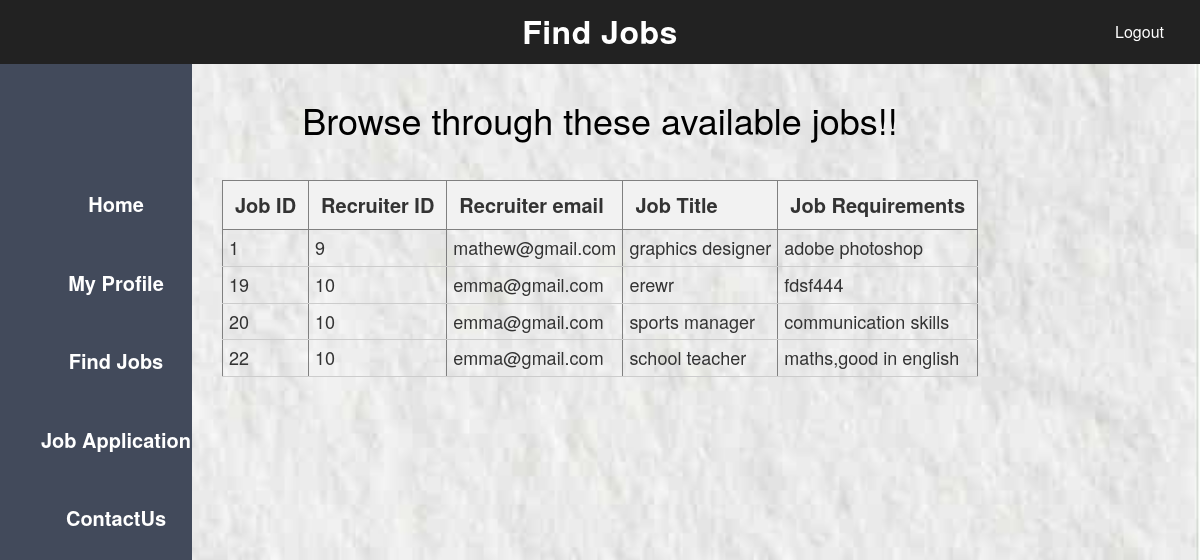
The page /findjob.php on the database its author committed.
### tables this page shows
CREATE TABLE `job` (
  `id` int(11) NOT NULL,
  `user_id` int(11) DEFAULT NULL,
  `title` varchar(50) DEFAULT NULL,
  `requirement` varchar(100) DEFAULT NULL
);

CREATE TABLE `user` (
  `id` int(10) NOT NULL,
  `username` varchar(100) DEFAULT NULL,
  `fname` varchar(100) DEFAULT NULL,
  `lname` varchar(100) DEFAULT NULL,
  `email` varchar(100) DEFAULT NULL,
  `password` varchar(50) DEFAULT NULL,
  `job_seeker_flag` tinyint(1) NOT NULL DEFAULT 0,
  `saved_jobs` varchar(100) DEFAULT NULL,
  `skill` varchar(100) DEFAULT NULL,
  `experience` varchar(100) DEFAULT NULL,
  `resume` varchar(255) DEFAULT NULL,
  `employer_flag` tinyint(1) NOT NULL DEFAULT 0
);

### findjob.php (the view, shortened to what this page needs)
<?php
$host="localhost";
$user="root";
$password="";
$db="job_platform";
$data=mysqli_connect($host,$user,$password,$db);
$sql = "SELECT job.id, job.user_id, job.title, job.requirement, user.email
        FROM job
        LEFT JOIN user ON job.user_id = user.id";
$result=mysqli_query($data,$sql);
?>
<!DOCTYPE html>
<html lang="en">
<head>
    <link href="css/font-awesome.min.css" rel="stylesheet"/>
	<link href="css/bootstrap.min.css" rel="stylesheet"/>
    <link href="css/animate.min.css" rel="stylesheet"/>
    <link href="css/postjob.css" rel="stylesheet"/>
</head>
<body>
        <section id="header">
           <div class="header-title">Find Jobs</div>
		   <div class="logout">
		       <a href="logout.php">Logout</a>
		   </div>
        </section>
		<aside>
		    <ul>
			    <li>
				    <a href="job_seekerhome.php">Home</a>
				</li>
				 <li>
				    <a href="job_seekerprofile.php">My Profile</a>
				</li>
				 <li>
				    <a href="findjob.php">Find Jobs</a>
				</li>
				 <li>
				    <a href="">Job Application</a>
				</li>
				<li>
				    <a href="contactus.php">ContactUs</a>
				</li>
			</ul>
		</aside>
		<div class="content">
		     <h1 class="form-title">Browse through these available jobs!!</h1>
		</div>
		<div class="content">
		    <center>
		    <table border="1px">
			  <tr>
			    <th class="table_th">Job ID</th>
				<th class="table_th">Recruiter ID</th>
				<th class="table_th">Recruiter email</th>
				<th class="table_th">Job Title</th>
				<th class="table_th">Job Requirements</th>
			  </tr>
			  <?php
			  while($info=$result->fetch_assoc())
			  {
			  ?>
			  <tr>
			    <td class="table_td">
				    <?php echo "{$info['id']}"; ?>
				</td>
				<td class="table_td">
                    <?php echo $info['user_id'] ?? 'ID Not Found'; ?>
                </td>
				<td class="table_td">
                    <?php echo $info['email'] ?? 'Email Not Found'; ?>
                </td>
				<td class="table_td">
				    <?php echo "{$info['title']}"; ?>
				</td>
				<td class="table_td">
				    <?php echo "{$info['requirement']}"; ?>
				</td>
			  <?php
			  }
			  ?>
			</table>
			</center>
		</div>
</body>
</html>

### postjob.css (style rules this page uses)
body { margin: 0; background-image: url('../img/bg3.jpg'); background-size: cover; background-position: center; height: 100vh; }
#header { position: fixed; top: 0; left: 0; right: 0; height: 64px; display: flex; align-items: center; justify-content: center; background: #222; z-index: 1000; }
#header .header-title { font-size: 32px; color: #fff; margin: 0; font-weight: 700; letter-spacing: .5px; }
.logout { position: absolute; top: 50%; right: 20px; transform: translateY(-50%); }
.logout a { color: #fff; text-decoration: none; font-size: 16px; padding: 8px 16px; border-radius: 4px; transition: background-color 0.3s ease; }
ul { background-color: #424a5b; width:16%; height:100%; position:fixed; padding-top:15%; text-align:center; }
ul li { list-style:none; padding-bottom:50px; font-size:20px; }
ul li a { color: white; font-weight:bold; text-decoration:none; }
.content { width: 80%; padding:10px; margin: 10px auto; border-collapse: collapse; max-width:800px; }
.form-title { text-align: center; color: black; padding-top:60px; margin-top:20px; }
.table_th { padding: 10px 12px; font-size: 20px; text-align: left; background-color: #f2f2f2; }
.table_td { font-size: 18px; text-align: left; border-bottom: 1px solid #ccc; padding: 5px 6px; }

### rows shown on the page
job: id "1", user "9", user.email "mathew@gmail.com", title "graphics designer", requirement "adobe photoshop"
job: id "19", user "10", user.email "emma@gmail.com", title "erewr", requirement "fdsf444"
job: id "20", user "10", user.email "emma@gmail.com", title "sports manager", requirement "communication skills"
job: id "22", user "10", user.email "emma@gmail.com", title "school teacher", requirement "maths,good in english"
